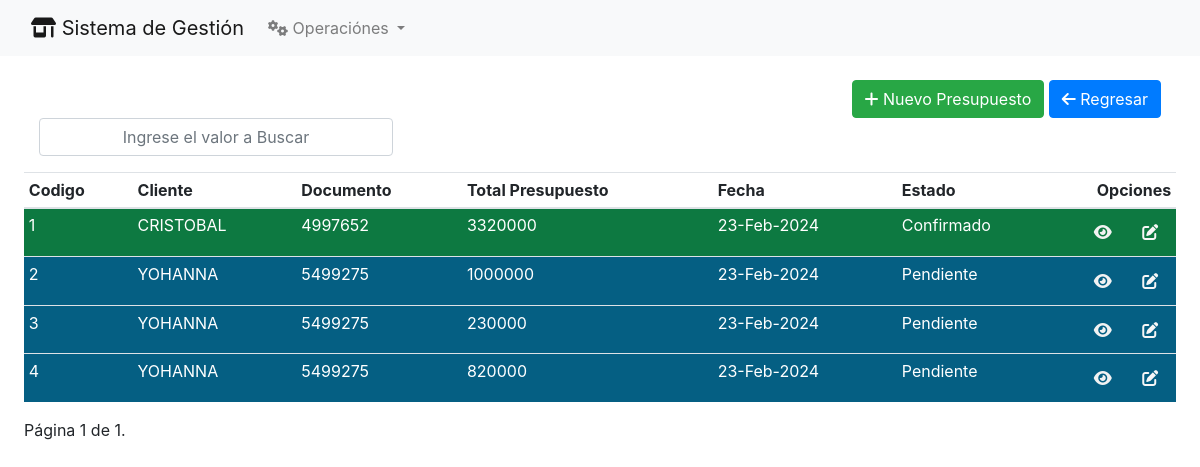
Before: /presupuesto/ with the older database file.
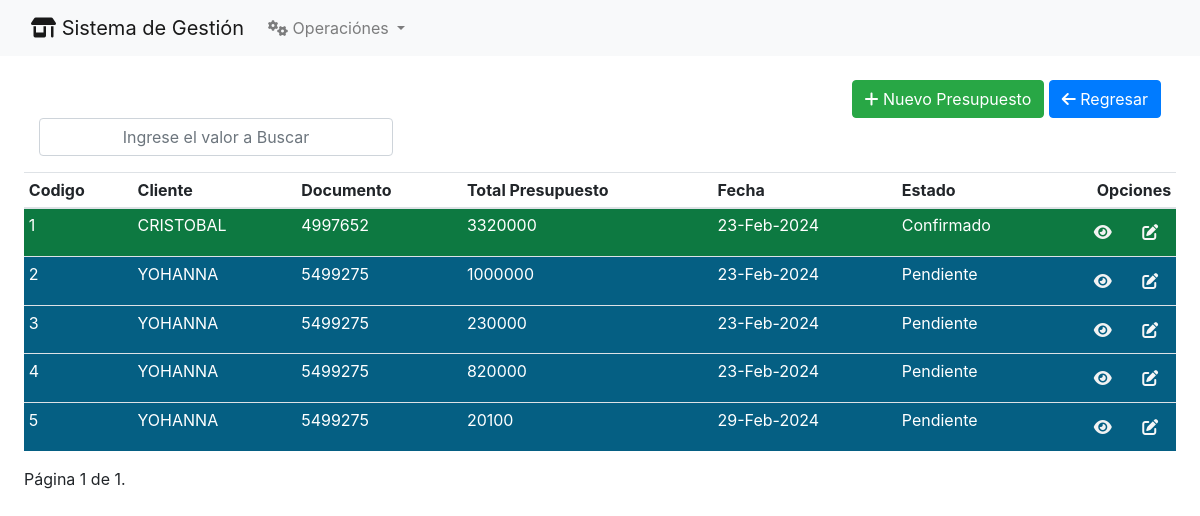
After: the same page with the newer database file.
### PresupuestoCliente/models.py (models this page shows)
class PresupuestoCliente(models.Model):
    cliente =  models.ForeignKey(Clientes, on_delete = models.PROTECT)
    fecha = models.DateTimeField(blank = True, null = True)
    total_presupuesto = models.FloatField()
    estado_presupuesto = models.CharField(max_length=1, default = 'P')
    estado = models.BooleanField(default = True)

### Clientes/models.py (models this page shows, shortened)
class Clientes(models.Model):
    class Meta:
        verbose_name_plural = 'Clientes'
    nombre =  models.CharField(max_length = 250)
    apellido = models.CharField(max_length = 250)
    documento = models.CharField(max_length = 250, unique=True)
    direccion =  models.CharField(max_length = 250)
    telefono = models.CharField(max_length = 250)
    correo =  models.CharField(max_length = 250)
    observacion =  models.CharField(max_length = 250)
    estado =  models.CharField(max_length = 250)

### PresupuestoCliente/views.py (the view)
# urls.py: path('', index_presupuesto, name='presupuesto'),
def index_presupuesto(request):
    presupuesto_list = PresupuestoCliente.objects.all().order_by("id")
    paginator = Paginator(presupuesto_list, 10)
    page_number = request.GET.get('page')
    page_obj = paginator.get_page(page_number)
    final_page_number = paginator.num_pages - 1
    template = "index_presupuesto.html"
    context = {"titulo": "Presupuestos", "presupuesto": page_obj, "final_page_number": final_page_number}
    return render(request, template, context)

### PresupuestoCliente/templates/index_presupuesto.html (shortened to what this page needs)
{% extends 'home.html' %}
{% block content %}
<div class="p-4">
    <div class="col d-flex justify-content-end">
        <a href="{%url 'crear_presupuesto'%}" class="btn btn-success"> <i class="fa-solid fa-plus"></i> Nuevo Presupuesto</a>
        <a href="{% url 'home' %}" class="btn btn-primary"> <i class="fa-solid fa-arrow-left"></i> Regresar</a>
    </div>
    <table class="table table-sm  ">
        <div class="col-md-4 mb-3 d-flex justify-content-end">
            <input type="text" class="form-control text-center" id="buscarCliente"
                placeholder="Ingrese el valor a Buscar">
        </div>
        <thead>
            <tr>
                <th scope="col">Codigo</th>
                <th scope="col">Cliente</th>
                <th scope="col">Documento</th>
                <th scope="col">Total Presupuesto</th>
                <th scope="col">Fecha</th>
                <th scope="col">Estado</th>
                <th style="text-align: right;width: 10%;" scope="col">Opciones</th>
            </tr>
        </thead>
        <tbody>
            {% if presupuesto %}
            {% for pre in presupuesto %}
            <tr style="background-color: {% if pre.estado_presupuesto == 'P' %}#055F83{% elif pre.estado_presupuesto == 'C' %}#0D7941{% elif pre.estado_presupuesto == 'D' %}#830F05{% endif %};color:white;">
                <td> {{pre.id}} </td>
                <td> {{pre.cliente.nombre}} </td>
                <td> {{pre.cliente.documento}} </td>
                <td>{{ pre.total_presupuesto|floatformat:"0" }}</td>
                <td> {{pre.fecha|date:'d-M-Y'}} </td>
                <td>
                    {% if pre.estado_presupuesto == 'P' %}
                      Pendiente
                    {% elif pre.estado_presupuesto == 'C' %}
                      Confirmado
                    {% elif pre.estado_presupuesto == 'D' %}
                      Anulado
                    {% endif %}
                  </td>
                <td style="text-align: right;">
                    <a href="detallePresupuesto/{{pre.id}}/" title="Ver Detalles del Presupuesto" class="btn btn-ligth"><i class="fa-solid fa-eye" style="color: #f2f2f2;"></i></a>
                    <a href="modificar_cliente/{{cli.id}}/" title="Editar Estado del Presupuesto" class="btn btn-ligth"><i class="fa-solid fa-pen-to-square" style="color: #f7f7f7;"></i></a>
                </td>
            </tr>
            {% endfor %}
            {% else %}
            <tr style="background-color: gainsboro;text-align: center;">
                <td colspan="7">Sin Registros</td>
            </tr>
            {% endif %}
        </tbody>
    </table>
    <div class="pagination">
        <span class="step-links">
            <span class="current">
                P&aacute;gina {{presupuesto.number}} de {{presupuesto.paginator.num_pages}}.
            </span>
        </span>
    </div>
{% endblock %}

Changed rows visible on the page:
added PresupuestoCliente: id "5", cliente.nombre "YOHANNA", cliente.documento "5499275", total_presupuesto "20100", fecha "29-Feb-2024", estado_presupuesto "Pendiente"
